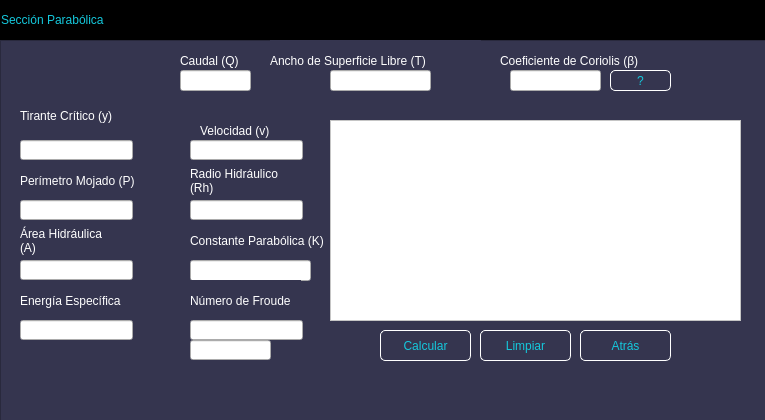
<?xml version="1.0" encoding="UTF-8"?>
<ui version="4.0">
 <class>MainWindow</class>
 <widget class="QMainWindow" name="MainWindow">
  <property name="geometry">
   <rect>
    <x>0</x>
    <y>0</y>
    <width>765</width>
    <height>420</height>
   </rect>
  </property>
  <property name="windowTitle">
   <string>MainWindow</string>
  </property>
  <widget class="QWidget" name="centralwidget">
   <widget class="QFrame" name="frame_superior">
    <property name="geometry">
     <rect>
      <x>0</x>
      <y>0</y>
      <width>771</width>
      <height>40</height>
     </rect>
    </property>
    <property name="maximumSize">
     <size>
      <width>16777215</width>
      <height>40</height>
     </size>
    </property>
    <property name="styleSheet">
     <string notr="true">QFrame{
background-color:rgb(0, 0, 0);
}

QPushButton{
background-color: #000000ff;
border-radius:20px;
}

QPushButton:hover{
background-color:rgb(53, 53, 79);
border-radius:20px;
}</string>
    </property>
    <property name="frameShape">
     <enum>QFrame::StyledPanel</enum>
    </property>
    <property name="frameShadow">
     <enum>QFrame::Raised</enum>
    </property>
    <layout class="QHBoxLayout" name="horizontalLayout_2">
     <property name="spacing">
      <number>0</number>
     </property>
     <property name="leftMargin">
      <number>0</number>
     </property>
     <property name="topMargin">
      <number>0</number>
     </property>
     <property name="rightMargin">
      <number>0</number>
     </property>
     <property name="bottomMargin">
      <number>0</number>
     </property>
     <item>
      <widget class="QLabel" name="label">
       <property name="styleSheet">
        <string notr="true">font:87 12pt&quot;Arial Black&quot;;
color:rgb(20,200,220);</string>
       </property>
       <property name="text">
        <string>Sección Parabólica</string>
       </property>
      </widget>
     </item>
     <item>
      <spacer name="horizontalSpacer">
       <property name="orientation">
        <enum>Qt::Horizontal</enum>
       </property>
       <property name="sizeHint" stdset="0">
        <size>
         <width>376</width>
         <height>20</height>
        </size>
       </property>
      </spacer>
     </item>
     <item>
      <widget class="QPushButton" name="bt_minimizar">
       <property name="minimumSize">
        <size>
         <width>40</width>
         <height>40</height>
        </size>
       </property>
       <property name="text">
        <string/>
       </property>
       <property name="icon">
        <iconset>
         <normaloff>Imágenes/minimizar.png</normaloff>Imágenes/minimizar.png</iconset>
       </property>
       <property name="iconSize">
        <size>
         <width>30</width>
         <height>30</height>
        </size>
       </property>
      </widget>
     </item>
     <item>
      <widget class="QPushButton" name="bt_cerrar">
       <property name="minimumSize">
        <size>
         <width>40</width>
         <height>40</height>
        </size>
       </property>
       <property name="text">
        <string/>
       </property>
       <property name="icon">
        <iconset>
         <normaloff>Imágenes/cerrar2.png</normaloff>Imágenes/cerrar2.png</iconset>
       </property>
       <property name="iconSize">
        <size>
         <width>30</width>
         <height>30</height>
        </size>
       </property>
      </widget>
     </item>
    </layout>
   </widget>
   <widget class="QFrame" name="frame_2">
    <property name="geometry">
     <rect>
      <x>0</x>
      <y>40</y>
      <width>771</width>
      <height>381</height>
     </rect>
    </property>
    <property name="styleSheet">
     <string notr="true">QFrame{
background-color:rgb(53,53,79);
}

QPushButton{
font:87 12pt&quot;Arial Black&quot;;
background-color:#000000ff;
color:rgb(20,200,220);
border-radius:5px;
border:1px solid white;
}


QPushButton:hover{
background-color:black;
}</string>
    </property>
    <property name="frameShape">
     <enum>QFrame::StyledPanel</enum>
    </property>
    <property name="frameShadow">
     <enum>QFrame::Raised</enum>
    </property>
    <widget class="QLabel" name="label_8">
     <property name="geometry">
      <rect>
       <x>270</x>
       <y>0</y>
       <width>211</width>
       <height>41</height>
      </rect>
     </property>
     <property name="styleSheet">
      <string notr="true">font:87 10pt&quot;Arial Black&quot;;
color:rgb(255,255,255);</string>
     </property>
     <property name="text">
      <string>Ancho de Superficie Libre (T)</string>
     </property>
     <property name="wordWrap">
      <bool>true</bool>
     </property>
    </widget>
    <widget class="QLineEdit" name="Ancho">
     <property name="geometry">
      <rect>
       <x>330</x>
       <y>30</y>
       <width>101</width>
       <height>21</height>
      </rect>
     </property>
    </widget>
    <widget class="QLabel" name="label_9">
     <property name="geometry">
      <rect>
       <x>190</x>
       <y>180</y>
       <width>151</width>
       <height>41</height>
      </rect>
     </property>
     <property name="styleSheet">
      <string notr="true">font:87 10pt&quot;Arial Black&quot;;
color:rgb(255,255,255);</string>
     </property>
     <property name="text">
      <string>Constante Parabólica (K)</string>
     </property>
     <property name="wordWrap">
      <bool>true</bool>
     </property>
    </widget>
    <widget class="QLineEdit" name="ConstanteK">
     <property name="geometry">
      <rect>
       <x>190</x>
       <y>220</y>
       <width>121</width>
       <height>21</height>
      </rect>
     </property>
    </widget>
    <widget class="QLabel" name="label_6">
     <property name="geometry">
      <rect>
       <x>20</x>
       <y>120</y>
       <width>121</width>
       <height>41</height>
      </rect>
     </property>
     <property name="styleSheet">
      <string notr="true">font:87 10pt&quot;Arial Black&quot;;
color:rgb(255,255,255);</string>
     </property>
     <property name="text">
      <string>Perímetro Mojado (P)</string>
     </property>
     <property name="wordWrap">
      <bool>true</bool>
     </property>
    </widget>
    <widget class="QLineEdit" name="Perimetro">
     <property name="geometry">
      <rect>
       <x>20</x>
       <y>160</y>
       <width>113</width>
       <height>20</height>
      </rect>
     </property>
    </widget>
    <widget class="QLabel" name="label_7">
     <property name="geometry">
      <rect>
       <x>20</x>
       <y>180</y>
       <width>101</width>
       <height>41</height>
      </rect>
     </property>
     <property name="styleSheet">
      <string notr="true">font:87 10pt&quot;Arial Black&quot;;
color:rgb(255,255,255);</string>
     </property>
     <property name="text">
      <string>Área Hidráulica (A)</string>
     </property>
     <property name="wordWrap">
      <bool>true</bool>
     </property>
    </widget>
    <widget class="QLineEdit" name="Area">
     <property name="geometry">
      <rect>
       <x>20</x>
       <y>220</y>
       <width>113</width>
       <height>20</height>
      </rect>
     </property>
    </widget>
    <widget class="QLabel" name="label_10">
     <property name="geometry">
      <rect>
       <x>190</x>
       <y>120</y>
       <width>111</width>
       <height>41</height>
      </rect>
     </property>
     <property name="styleSheet">
      <string notr="true">font:87 10pt&quot;Arial Black&quot;;
color:rgb(255,255,255);</string>
     </property>
     <property name="text">
      <string>Radio Hidráulico (Rh)</string>
     </property>
     <property name="wordWrap">
      <bool>true</bool>
     </property>
    </widget>
    <widget class="QLineEdit" name="Radio">
     <property name="geometry">
      <rect>
       <x>190</x>
       <y>160</y>
       <width>113</width>
       <height>20</height>
      </rect>
     </property>
    </widget>
    <widget class="QPushButton" name="Calcular">
     <property name="geometry">
      <rect>
       <x>380</x>
       <y>290</y>
       <width>91</width>
       <height>31</height>
      </rect>
     </property>
     <property name="text">
      <string>Calcular</string>
     </property>
    </widget>
    <widget class="QPushButton" name="Limpiar">
     <property name="geometry">
      <rect>
       <x>480</x>
       <y>290</y>
       <width>91</width>
       <height>31</height>
      </rect>
     </property>
     <property name="text">
      <string>Limpiar</string>
     </property>
    </widget>
    <widget class="QPushButton" name="Atras">
     <property name="geometry">
      <rect>
       <x>580</x>
       <y>290</y>
       <width>91</width>
       <height>31</height>
      </rect>
     </property>
     <property name="text">
      <string>Atrás</string>
     </property>
    </widget>
    <widget class="QLabel" name="label_16">
     <property name="geometry">
      <rect>
       <x>180</x>
       <y>10</y>
       <width>81</width>
       <height>21</height>
      </rect>
     </property>
     <property name="styleSheet">
      <string notr="true">font:87 10pt&quot;Arial Black&quot;;
color:rgb(255,255,255);</string>
     </property>
     <property name="text">
      <string>Caudal (Q)</string>
     </property>
    </widget>
    <widget class="QLineEdit" name="Caudal">
     <property name="geometry">
      <rect>
       <x>180</x>
       <y>30</y>
       <width>71</width>
       <height>21</height>
      </rect>
     </property>
    </widget>
    <widget class="QLabel" name="label_13">
     <property name="geometry">
      <rect>
       <x>20</x>
       <y>50</y>
       <width>101</width>
       <height>51</height>
      </rect>
     </property>
     <property name="styleSheet">
      <string notr="true">font:87 10pt&quot;Arial Black&quot;;
color:rgb(255,255,255);</string>
     </property>
     <property name="text">
      <string>Tirante Crítico (y)</string>
     </property>
     <property name="wordWrap">
      <bool>true</bool>
     </property>
    </widget>
    <widget class="QLineEdit" name="Tirante">
     <property name="geometry">
      <rect>
       <x>20</x>
       <y>100</y>
       <width>113</width>
       <height>20</height>
      </rect>
     </property>
    </widget>
    <widget class="QLabel" name="label_14">
     <property name="geometry">
      <rect>
       <x>200</x>
       <y>80</y>
       <width>101</width>
       <height>21</height>
      </rect>
     </property>
     <property name="styleSheet">
      <string notr="true">font:87 10pt&quot;Arial Black&quot;;
color:rgb(255,255,255);</string>
     </property>
     <property name="text">
      <string>Velocidad (v)</string>
     </property>
     <property name="wordWrap">
      <bool>true</bool>
     </property>
    </widget>
    <widget class="QLineEdit" name="Velocidad">
     <property name="geometry">
      <rect>
       <x>190</x>
       <y>100</y>
       <width>113</width>
       <height>20</height>
      </rect>
     </property>
    </widget>
    <widget class="QLabel" name="label_15">
     <property name="geometry">
      <rect>
       <x>20</x>
       <y>240</y>
       <width>111</width>
       <height>41</height>
      </rect>
     </property>
     <property name="styleSheet">
      <string notr="true">font:87 10pt&quot;Arial Black&quot;;
color:rgb(255,255,255);</string>
     </property>
     <property name="text">
      <string>Energía Específica</string>
     </property>
     <property name="wordWrap">
      <bool>true</bool>
     </property>
    </widget>
    <widget class="QLabel" name="label_17">
     <property name="geometry">
      <rect>
       <x>190</x>
       <y>240</y>
       <width>111</width>
       <height>41</height>
      </rect>
     </property>
     <property name="styleSheet">
      <string notr="true">font:87 10pt&quot;Arial Black&quot;;
color:rgb(255,255,255);</string>
     </property>
     <property name="text">
      <string>Número de Froude</string>
     </property>
     <property name="wordWrap">
      <bool>true</bool>
     </property>
    </widget>
    <widget class="QLineEdit" name="Energia">
     <property name="geometry">
      <rect>
       <x>20</x>
       <y>280</y>
       <width>113</width>
       <height>20</height>
      </rect>
     </property>
    </widget>
    <widget class="QLineEdit" name="Froude">
     <property name="geometry">
      <rect>
       <x>190</x>
       <y>280</y>
       <width>113</width>
       <height>20</height>
      </rect>
     </property>
    </widget>
    <widget class="QLineEdit" name="Regimen">
     <property name="geometry">
      <rect>
       <x>190</x>
       <y>300</y>
       <width>81</width>
       <height>20</height>
      </rect>
     </property>
    </widget>
    <widget class="QLabel" name="label_59">
     <property name="geometry">
      <rect>
       <x>500</x>
       <y>10</y>
       <width>231</width>
       <height>21</height>
      </rect>
     </property>
     <property name="styleSheet">
      <string notr="true">font:87 10pt&quot;Arial Black&quot;;
color:rgb(255,255,255);</string>
     </property>
     <property name="text">
      <string>Coeficiente de Coriolis (β)</string>
     </property>
     <property name="wordWrap">
      <bool>true</bool>
     </property>
    </widget>
    <widget class="QLineEdit" name="Coriolis">
     <property name="geometry">
      <rect>
       <x>510</x>
       <y>30</y>
       <width>91</width>
       <height>21</height>
      </rect>
     </property>
    </widget>
    <widget class="QPushButton" name="Coeficientes">
     <property name="geometry">
      <rect>
       <x>610</x>
       <y>30</y>
       <width>61</width>
       <height>21</height>
      </rect>
     </property>
     <property name="text">
      <string>?</string>
     </property>
    </widget>
    <widget class="PlotWidget" name="Grafica">
     <property name="geometry">
      <rect>
       <x>330</x>
       <y>80</y>
       <width>411</width>
       <height>201</height>
      </rect>
     </property>
     <property name="styleSheet">
      <string notr="true">background-color:rgb(255,255,255);</string>
     </property>
    </widget>
   </widget>
  </widget>
 </widget>
 <customwidgets>
  <customwidget>
   <class>PlotWidget</class>
   <extends>QGraphicsView</extends>
   <header location="global">pyqtgraph</header>
  </customwidget>
 </customwidgets>
 <resources/>
 <connections/>
</ui>
